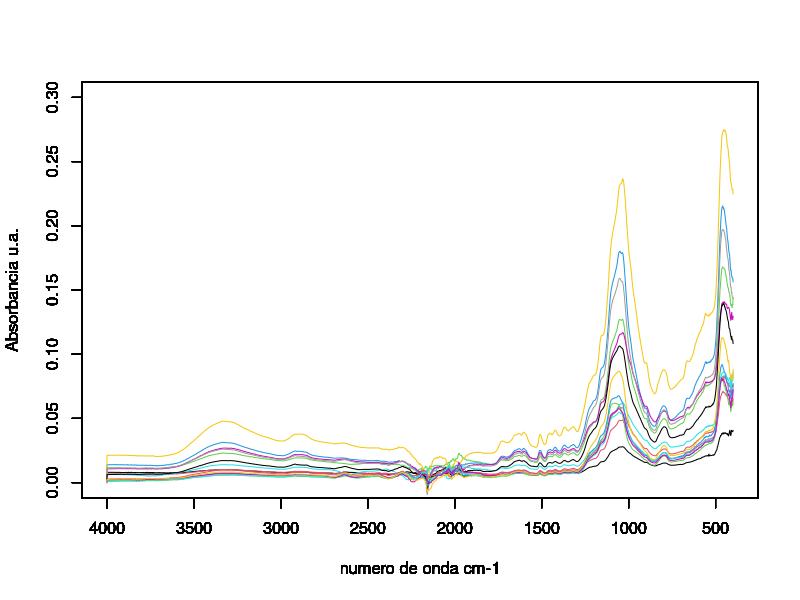

Here is the R script that generated this plot:
## ---- chunk 1
espectros <- read.table('espectros.txt') # Leemos las intensidades de los espectros

nombres <- read.table('nombres.txt', sep = '\t')  # Los nombres de las muestras
wavenumber <- read.table('wavenumber.txt') # Los nombres de las variables, los numeros de onda
## ---- chunk 2
colnames(espectros) <- t(nombres) # Se asignan los caracteres en el vector nombres a los nombres de las columnas
head(espectros)# Se imprimen los primeros elementos del data.frame
## ---- chunk 3
promedios <- matrix(,ncol=15, nrow=1869) # Creamos una matriz vacia , con 1869 filas para cada numero de onda y 15 columnas para cada muestra promediada
promedios <- as.data.frame(promedios) #Convertimos el objeto promedios de matriz a data.frame, para poder tener valores numericos y caracteres al mismo tiempo.
str(promedios)# Revisamos la estructura del objeto, que está vacío
## ---- chunk 4
nombres.prom1 <- vector('character', 5) 
## ---- chunk 5
for (i in 1:1869){
  for (j in 1:5){
    promedios[i,j] <- (espectros[i,(3*j)-2] + espectros[i,((3*j)-2)+1] + espectros[i,(((3*j)-2)+2)])/3 
   nombres.prom1[j] <- t(nombres)[,3*j]
    
  }
}
## ---- chunk 6
names(promedios)[1:5] <- nombres.prom1
str(promedios)
## ---- chunk 7
colnames(espectros[,c(16,17)])
## ---- chunk 8
for(i in 1:1869){
  
  promedios[i,6] <- (espectros[i,16]+espectros[i,17])/2
}

## ---- chunk 9
names(promedios)[6] <- t(nombres)[17]
str(promedios)
## ---- chunk 10
nombres.prom3 <- vector('character', 15)
## ---- chunk 11

for (i in 1:1869){
  for (j in 7:15){
    promedios[i,j] <- (espectros[i,(3*j)-3] + espectros[i,((3*j)-3)+1] + espectros[i,(((3*j)-3)+2)])/3 
    nombres.prom3[j] <- t(nombres)[,(3*j)-1]
  }
}		

## ---- chunk 12
names(promedios)[7:15] <- nombres.prom3[7:15]
str(promedios)
## ---- chunk 13
promedios.t <- t(promedios)
colnames(promedios.t) <- wavenumber[,1]# Agregamos los nombres de las variables
## ---- chunk 14
color <- 1:15
par(new = F)
for(i in 1:15){
  
  plot(wavenumber[,1],
       promedios.t[i,],
       ylim = c(0,0.3),
       xlim = c(4000,400),
       type = 'l',
       col = color[i],
       ylab = 'Absorbancia u.a.',
       xlab = 'numero de onda cm-1'
       
       
        ) 
par(new=T)
  }

## ---- chunk 15
rownames(promedios.t) <- sub('.CSV', '', rownames(promedios.t))# quitamos el .CSV del final de cada nombre de muestra
promedios.t <- as.data.frame(promedios.t) #convertimos la traspuesta (un objeto de clase matrix) en un data.frame
write.csv(promedios.t, 'promedios.csv')# Exportamos los espectro promediados
